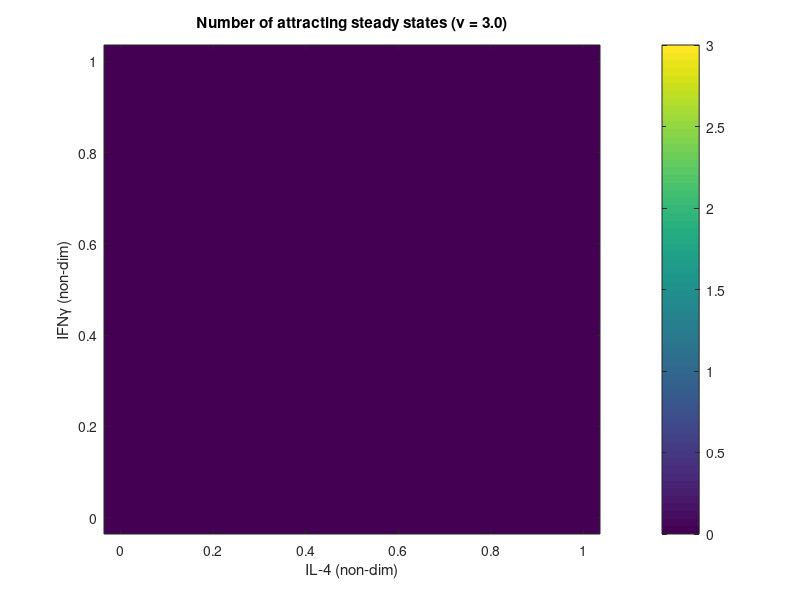

This chart was generated by the following MATLAB code: (Note: this script raises an error after producing the figure.)
function heatmap_nu1
% HEATMAP_NU1
%
% Build a 2D map in (IFNg, IL-4) of the number of distinct attracting
% steady states in your 7D non-dimensional macrophage model
% for Hill exponent nu = 1 (non-ultrasensitive cybernetic control).
%
% x = [cat; inos; arg1; arg_int; NO; orn; arg_ext]

clear; clc;

%% 1. Global settings -----------------------------------------------------

params.epsd = 1e-8;
params.h    = 3.0;   % Hill exponent nu = 1 (no ultrasensitivity)

% Moderate / physiologically-inspired parameter set
% (these are the ones you used in your "Processes" draft code)
params.alpha_cat   = 0.01;
params.alpha_inos  = 0.01;
params.alpha_arg1  = 0.01;

params.beta_cat    = 0.2;
params.beta_inos   = 0.2;
params.beta_arg1   = 0.2;

params.kE_cat      = 1;
params.kE_inos     = 1;
params.kE_arg1     = 1;

params.KE_cat      = 10;
params.KE_inos     = 10;
params.KE_arg1     = 10;

params.mu_cat        = 1.5;
params.K_cat         = 10;
params.gamma_arg_int = 0.02;

params.mu_inos       = 1;
params.K_inos        = 10;
params.gamma_NO      = 0.05;

params.mu_arg1       = 1;
params.K_arg1        = 10;
params.gamma_orn     = 0.02;

params.K_perf        = 0.02;
params.Ab            = 100;
params.gamma_arg_ext = 0.02;

% Time scaling as in your non-dimensionalization
params.tau = 1/params.beta_cat;

% Derive normalization constants for non-dimensional state variables
params = compute_normalization_constants(params);

%% 2. Cytokine grids ------------------------------------------------------

% You can increase these if it runs fast enough
ifng_vals = linspace(0,1,15);   % IFNγ non-dim
il4_vals  = linspace(0,1,15);   % IL-4 non-dim

nI = numel(ifng_vals);
nL = numel(il4_vals);

% num_attr(i,j) = number of distinct attractors at (IFNg_i, IL4_j)
num_attr = zeros(nI,nL);

%% 3. Initial conditions for multi-attractor probing ----------------------

% A small, structured set of initial conditions: 
% near-zero, M1-like, M2-like, mid.
% x = [cat, inos, arg1, arg_int, NO, orn, arg_ext]
ICs = [
    1e-4  1e-4  1e-4  1e-4  1e-4  1e-4  1.0;  % almost zero
    1.0   0.9   0.1   0.8   0.8   0.2   1.0;  % M1-ish
    1.0   0.1   0.9   0.8   0.2   0.8   1.0;  % M2-ish
    0.5   0.5   0.5   0.5   0.5   0.5   1.0   % mid state
];
nIC = size(ICs,1);

%% 4. ODE solver settings -------------------------------------------------

T_end   = 300;  % final non-dimensional time (moderate, not insane)
odeOpts = odeset('RelTol',1e-5, 'AbsTol',1e-7);

tol_ss      = 1e-5;  % ||F(x_end)|| threshold to call it a steady state
tol_cluster = 1e-3;  % distance threshold to consider two states "same attractor"

%% 5. Main loop over cytokine grid ---------------------------------------

for i = 1:nI
    for j = 1:nL
        p_ifng = ifng_vals(i);
        p_il4  = il4_vals(j);

        attractors = [];  % columns = distinct attractors found here

        for s = 1:nIC
            x0 = ICs(s,:)';

            % Integrate non-dimensional ODE forward in time
            rhs = @(t,x) F_param_nd(x, p_ifng, p_il4, params);
            try
                [~, X] = ode15s(rhs, [0 T_end], x0, odeOpts);
            catch
                % solver failed (rare, but possible); skip this IC
                continue;
            end

            x_end = X(end,:)';
            x_end = max(x_end, 0);  % enforce non-negativity

            % Check if this looks like a steady state
            F_end = F_param_nd(x_end, p_ifng, p_il4, params);
            if norm(F_end, 2) > tol_ss
                % not close enough to a fixed point; ignore
                continue;
            end

            % Check if this steady state is new (cluster in state space)
            if isempty(attractors)
                attractors = x_end;
            else
                d = sqrt(sum( (attractors - x_end).^2, 1 ));
                if all(d > tol_cluster)
                    attractors(:,end+1) = x_end; %#ok<AGROW>
                end
            end
        end

        num_attr(i,j) = size(attractors,2);
    end
end

%% 6. Plot heatmap --------------------------------------------------------

figure;
imagesc(il4_vals, ifng_vals, num_attr);
set(gca,'YDir','normal');
xlabel('IL-4 (non-dim)');
ylabel('IFN\gamma (non-dim)');
title(sprintf('Number of attracting steady states (\\nu = %.1f)', params.h));

% Discrete colorbar 0–3
caxis([0 3]);
cb = colorbar;
cb.Ticks = 0:3;
cb.TickLabels = {'0','1','2','3'};
colormap(parula(4));

end % ---- end main function ----


%% =======================================================================
function params = compute_normalization_constants(params)
% Compute non-dimensional max scales for each state, in the same spirit
% as your previous code. These set the scaling of "x" in the model.

cat_0     = 0.001;
inos_0    = 0.001;
arg1_0    = 0.001;
arg_int_0 = 0.001;
NO_0      = 0.001;
orn_0     = 0.001;
arg_ext_0 = 1.0;

cat_max = max(cat_0, ...
    (params.alpha_cat + 2*(params.kE_cat/(params.KE_cat+1))) / params.beta_cat);

inos_max = max(inos_0, ...
    (params.alpha_inos + params.kE_inos/(params.KE_inos+1)) / params.beta_inos);

arg1_max = max(arg1_0, ...
    (params.alpha_arg1 + params.kE_arg1/(params.KE_arg1+1)) / params.beta_arg1);

arg_ext_max = max(arg_ext_0, ...
    (params.K_perf * params.Ab) / (params.K_perf + params.gamma_arg_ext));

arg_int_max = max(arg_int_0, ...
    (params.mu_cat * cat_max * arg_ext_max) / ...
    (params.gamma_arg_int * (params.K_cat + arg_ext_max)));

NO_max = max(NO_0, ...
    (params.mu_inos * inos_max * arg_int_max) / ...
    (params.gamma_NO * (params.K_inos + arg_int_max)));

orn_max = max(orn_0, ...
    (params.mu_arg1 * arg1_max * arg_int_max) / ...
    (params.gamma_orn * (params.K_arg1 + arg_int_max)));

params.cat_max     = cat_max;
params.inos_max    = inos_max;
params.arg1_max    = arg1_max;
params.arg_ext_max = arg_ext_max;
params.arg_int_max = arg_int_max;
params.NO_max      = NO_max;
params.orn_max     = orn_max;
end


%% =======================================================================
function F = F_param_nd(x, p_ifng, p_il4, params)
% Non-dimensional vector field with constant IFNg, IL-4.
% x = [cat; inos; arg1; arg_int; NO; orn; arg_ext]

cat     = x(1);
inos    = x(2);
arg1    = x(3);
arg_int = x(4);
NO      = x(5);
orn     = x(6);
arg_ext = x(7);

cat_max     = params.cat_max;
inos_max    = params.inos_max;
arg1_max    = params.arg1_max;
arg_ext_max = params.arg_ext_max;
arg_int_max = params.arg_int_max;
NO_max      = params.NO_max;
orn_max     = params.orn_max;
h           = params.h;
epsd        = params.epsd;

% ---- cybernetic fluxes and weights (Ramki-style) -----------------------
% physical fluxes (dimensional up to factor)
r_inos = (inos .* inos_max .* params.mu_inos .* arg_int .* arg_int_max) ./ ...
         (params.K_inos + arg_int * arg_int_max);

r_arg1 = (arg1 .* arg1_max .* params.mu_arg1 .* arg_int .* arg_int_max) ./ ...
         (params.K_arg1 + arg_int * arg_int_max);

% apply Hill exponent nu = h (here h=1 => no change, but code supports h>1)
r_inos_h = r_inos.^h;
r_arg1_h = r_arg1.^h;

den_u  = max(epsd, r_inos_h + r_arg1_h);
u_inos = r_inos_h ./ den_u;
u_arg1 = r_arg1_h ./ den_u;

den_v  = max(epsd, max(r_inos_h, r_arg1_h));
v_inos = r_inos_h ./ den_v;
v_arg1 = r_arg1_h ./ den_v;

F = zeros(7,1);

% 1) cat
F(1) = (params.tau*params.alpha_cat)/cat_max + ...
       (params.tau/cat_max)*(((params.kE_cat*p_ifng)/(params.KE_cat+p_ifng)) + ...
                             ((params.kE_cat*p_il4)/(params.KE_cat+p_il4))) ...
       - cat;

% 2) inos
F(2) = (params.tau*params.alpha_inos)/inos_max + ...
       (params.tau/inos_max)*((params.kE_inos * p_ifng * u_inos) / ...
                              (params.KE_inos + p_ifng)) ...
       - params.beta_inos * inos * params.tau;

% 3) arg1
F(3) = (params.tau*params.alpha_arg1)/arg1_max + ...
       (params.tau/arg1_max)*((params.kE_arg1 * p_il4 * u_arg1) / ...
                              (params.KE_arg1 + p_il4)) ...
       - params.beta_arg1 * arg1 * params.tau;

% 4) arg_int
F(4) = ...
    (params.tau*cat_max*cat*params.mu_cat*arg_ext*arg_ext_max) ./ ...
        (arg_int_max*params.K_cat + arg_int_max*arg_int_max*arg_ext) ...
  - (params.tau*v_inos .* inos .* arg_int * inos_max * params.mu_inos * arg_int_max) ./ ...
        (arg_int_max*params.K_inos + arg_int_max*arg_int_max*arg_int) ...
  - (params.tau*v_arg1 .* arg1 .* arg_int * arg1_max * params.mu_arg1 * arg_int_max) ./ ...
        (arg_int_max*params.K_arg1 + arg_int_max*arg_int_max*arg_int) ...
  - params.tau*params.gamma_arg_int * arg_int;

% 5) NO
F(5) = ...
    (params.tau*v_inos .* inos .* arg_int * inos_max * params.mu_inos * arg_int_max) ./ ...
        (NO_max*params.K_inos + NO_max*arg_int_max*arg_int) ...
  - params.tau*params.gamma_NO * NO;

% 6) orn
F(6) = ...
    (params.tau*v_arg1 .* arg1 .* arg_int * arg1_max * params.mu_arg1 * arg_int_max) ./ ...
        (orn_max*params.K_arg1 + orn_max*arg_int_max*arg_int) ...
  - params.tau*params.gamma_orn * orn;

% 7) arg_ext
F(7) = ...
    (params.tau/arg_ext_max)*params.K_perf*(params.Ab - arg_ext*arg_ext_max) ...
  - (params.tau*cat_max*params.mu_cat*arg_ext_max*cat.*arg_ext) ./ ...
        (arg_ext_max*params.K_cat + arg_ext_max*arg_ext_max*arg_ext) ...
  - params.gamma_arg_ext * params.tau * arg_ext;

end
